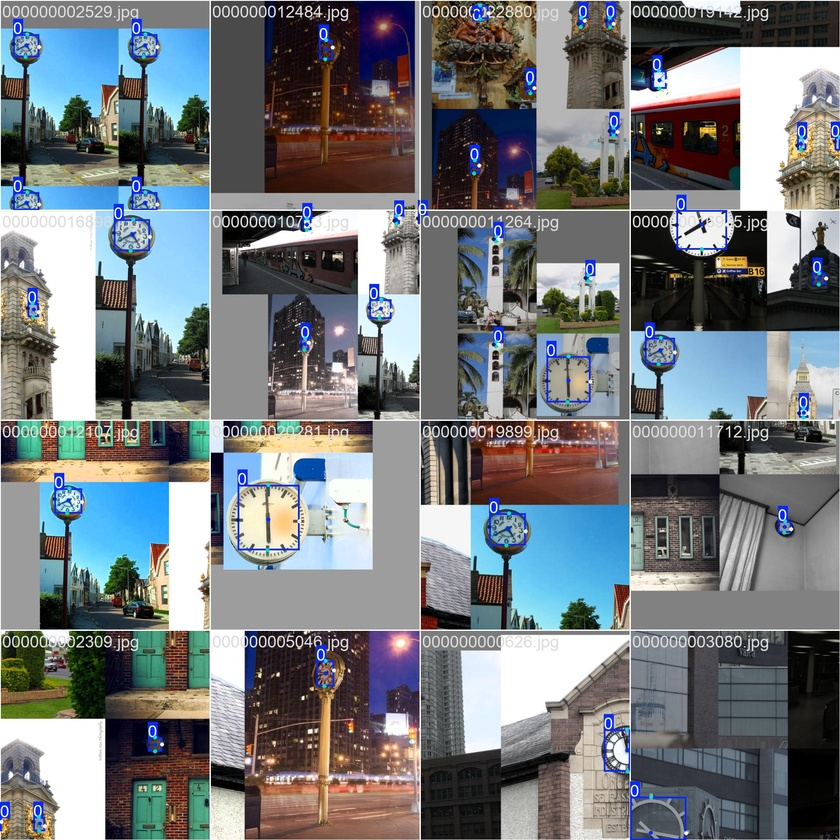
#> input picture clock_cvat_project/run_125_images/train_batch0.jpg, 840 x 840 px, shrunk from 1920 x 1920 before the run
$ python -i metric_estimator.py   (imports and definitions only)   (older library calls are emulated)
#> lines starting #> are read from the running program, lines starting #| are printed output that depends on the picture
#> further down, picture is the input picture: shape (840, 840, 3); mean B, G, R 125.2, 121.4, 116.9
"""
MetricTensorEstimator
======================
Estimates the Riemannian metric tensor field g(x,y) from a single image.

The metric tensor g at pixel (x,y) is a 2×2 positive-definite matrix:
  g = [[g11, g12],
       [g12, g22]]

It encodes "how to measure distance" in the local neighbourhood.
On a flat surface g = I (identity).
On a curved surface g encodes curvature-induced length distortion.

Estimation strategy (from monocular image):
  1. Compute image gradient magnitude ∇I (strong gradients → boundary)
  2. Compute Hessian H_I (second-order curvature of intensity)
  3. Use structure tensor S = ∇I ⊗ ∇I (local orientation field)
  4. Metric tensor: g = I + λ * S / (max(S) + ε)
     → Identity on flat regions, anisotropic near edges/curves

This is an approximation — a learned metric network (MetricNet) would
produce better results with training data.

The resulting metric makes distances LARGER along edges (discourages
crossing object boundaries) and SMALLER along smooth surface regions.
"""

import numpy as np
import cv2
from typing import Tuple


class MetricTensorEstimator:
    """
    Estimates per-pixel Riemannian metric tensors from a grayscale image.

    Parameters
    ----------
    anisotropy : float
        Strength of edge-induced anisotropy (λ). Higher → stronger
        boundary avoidance in geodesic paths. Default 5.0.
    smoothing_sigma : float
        Pre-smoothing sigma to reduce noise before gradient computation.
    """

    def __init__(self, anisotropy: float = 5.0, smoothing_sigma: float = 1.5):
        self.anisotropy = anisotropy
        self.smoothing_sigma = smoothing_sigma

    def estimate(self, image: np.ndarray) -> np.ndarray:
        """
        Compute the per-pixel metric tensor field.

        Parameters
        ----------
        image : np.ndarray, shape (H, W, 3) or (H, W), uint8

        Returns
        -------
        metric_field : np.ndarray, shape (H, W, 2, 2), float32
            metric_field[y, x] = 2×2 positive-definite metric tensor at (x,y).
        """
        gray = self._to_gray(image)
        H, W = gray.shape

        # Pre-smooth
        ksize = int(6 * self.smoothing_sigma + 1) | 1
        smooth = cv2.GaussianBlur(gray, (ksize, ksize), sigmaX=self.smoothing_sigma)
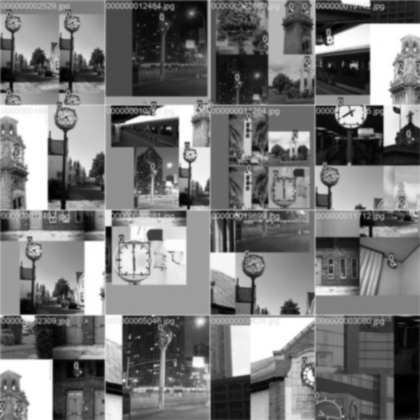
#> smooth: shape (840, 840) float32 (shown at 1/2 size); min 0, max 1, mean 0.472

        # Image gradients (Sobel)
        Ix = cv2.Sobel(smooth, cv2.CV_32F, 1, 0, ksize=3)
        Iy = cv2.Sobel(smooth, cv2.CV_32F, 0, 1, ksize=3)

        # Structure tensor components
        Jxx = Ix * Ix   # (H, W)
        Jyy = Iy * Iy
        Jxy = Ix * Iy
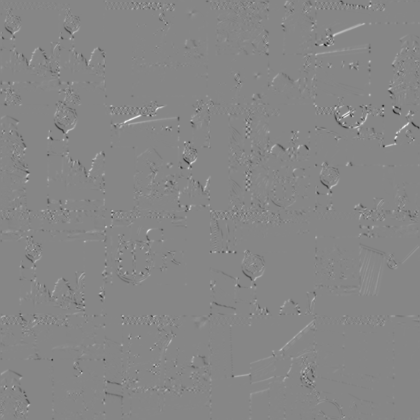
#> Jxy: shape (840, 840) float32 (shown at 1/2 size); min -1.3, max 1.16, mean 0.000381; drawn with min black and max white

        # Smooth structure tensor (local integration window)
        w_ksize = max(3, int(4 * self.smoothing_sigma + 1) | 1)
        Jxx = cv2.GaussianBlur(Jxx, (w_ksize, w_ksize), sigmaX=2 * self.smoothing_sigma)
        Jyy = cv2.GaussianBlur(Jyy, (w_ksize, w_ksize), sigmaX=2 * self.smoothing_sigma)
        Jxy = cv2.GaussianBlur(Jxy, (w_ksize, w_ksize), sigmaX=2 * self.smoothing_sigma)

        # Normalize structure tensor: S = J / (||J||_F + ε)
        J_norm = np.sqrt(Jxx**2 + Jyy**2 + 2 * Jxy**2) + 1e-8
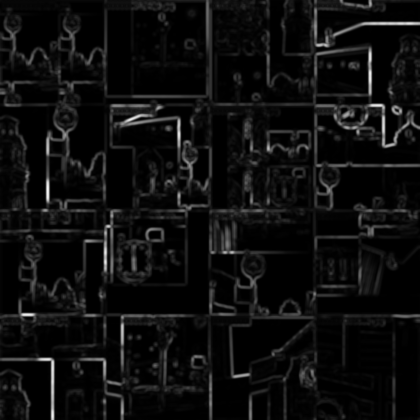
#> J_norm: shape (840, 840) float32 (shown at 1/2 size); min 1e-08, max 1.73, mean 0.0985; drawn with min black and max white
        Sxx = Jxx / J_norm
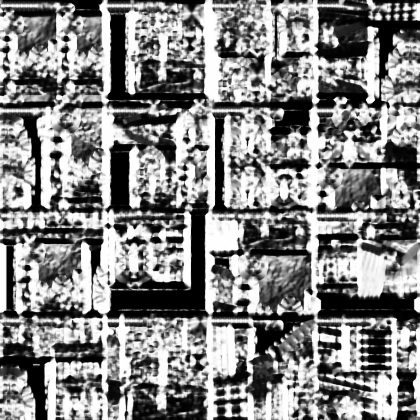
#> Sxx: shape (840, 840) float32 (shown at 1/2 size); min 0, max 1, mean 0.518
        Syy = Jyy / J_norm
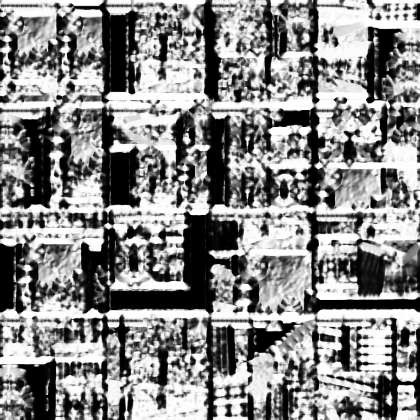
#> Syy: shape (840, 840) float32 (shown at 1/2 size); min 0, max 1, mean 0.537
        Sxy = Jxy / J_norm
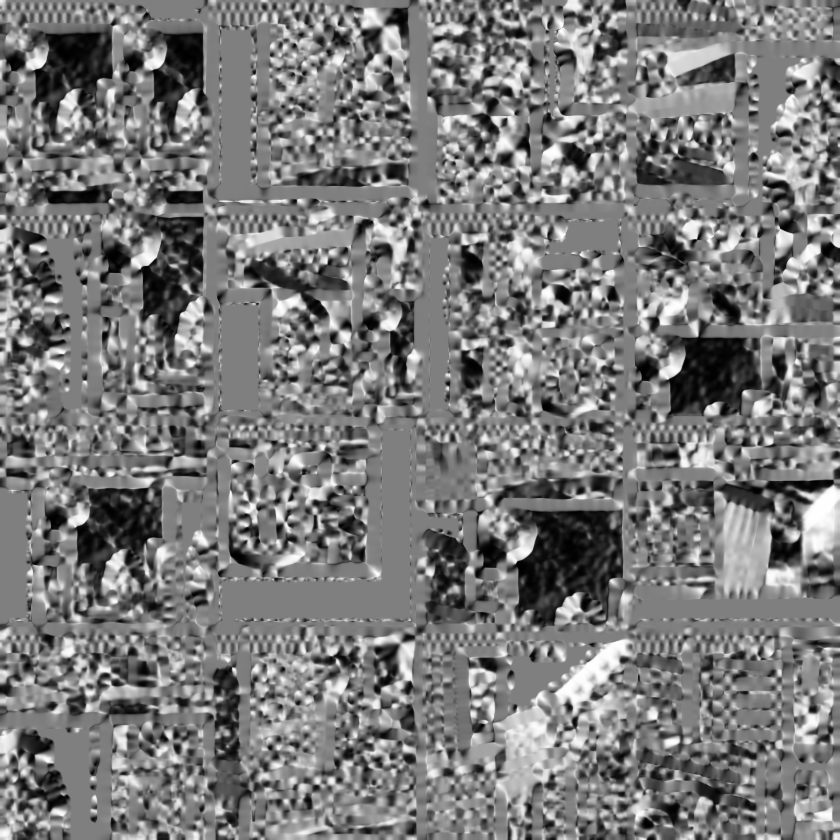
#> Sxy: shape (840, 840) float32; min -0.499, max 0.5, mean -0.0204; drawn with min black and max white

        # Metric tensor: g = I + λ * S
        # Shape: (H, W, 2, 2)
        metric = np.zeros((H, W, 2, 2), dtype=np.float32)
        lam = self.anisotropy

        metric[:, :, 0, 0] = 1.0 + lam * Sxx   # g11
        metric[:, :, 1, 1] = 1.0 + lam * Syy   # g22
        metric[:, :, 0, 1] = lam * Sxy          # g12
        metric[:, :, 1, 0] = lam * Sxy          # g21 (symmetric)

        return metric

    # [26 lines left out: functions riemannian_distance_element, visualize_metric_magnitude, not called in this run]

    @staticmethod
    def _to_gray(image: np.ndarray) -> np.ndarray:
        gray = cv2.cvtColor(image, cv2.COLOR_BGR2GRAY) if image.ndim == 3 else image.copy()
        return gray.astype(np.float32) / 255.0

>>> import cv2
>>> picture = cv2.imread('../../clock_cvat_project/run_125_images/train_batch0.jpg')
>>> result = MetricTensorEstimator().estimate(picture)

$ run again, on clock_cvat_project/run_125_images/train_batch1.jpg
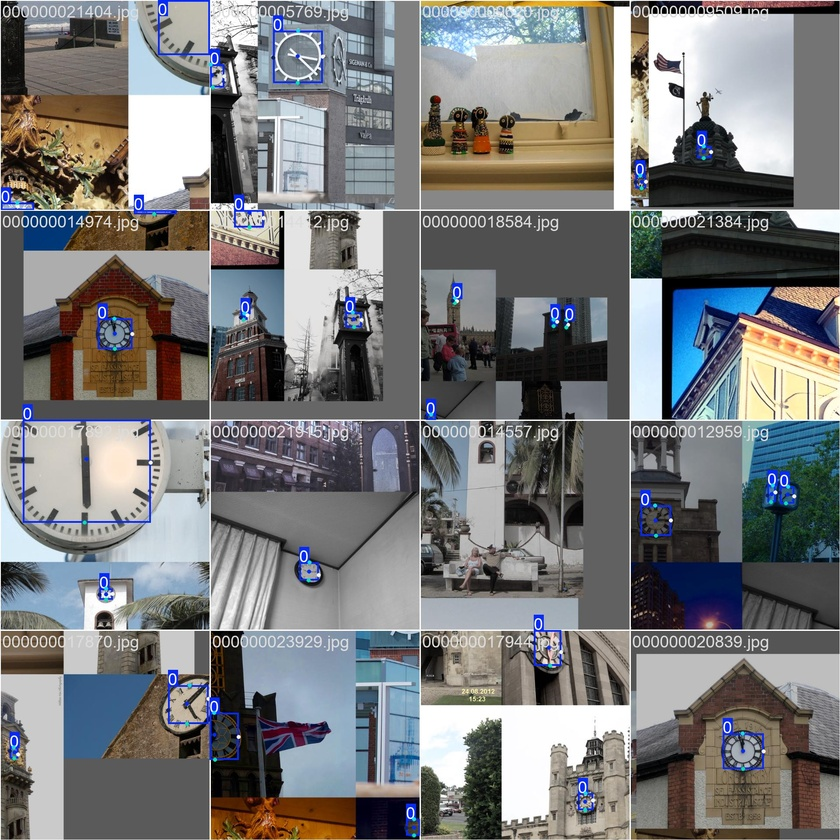
#> input picture clock_cvat_project/run_125_images/train_batch1.jpg, 840 x 840 px, shrunk from 1920 x 1920 before the run
#> picture is the input picture: shape (840, 840, 3); mean B, G, R 123.3, 122.3, 121.4
#> in estimate, `Syy = Jyy / J_norm`:
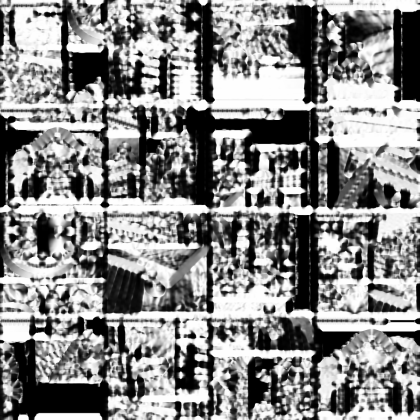
#> Syy: shape (840, 840) float32 (shown at 1/2 size); min 0, max 1, mean 0.536
#> in estimate, `Sxy = Jxy / J_norm`:
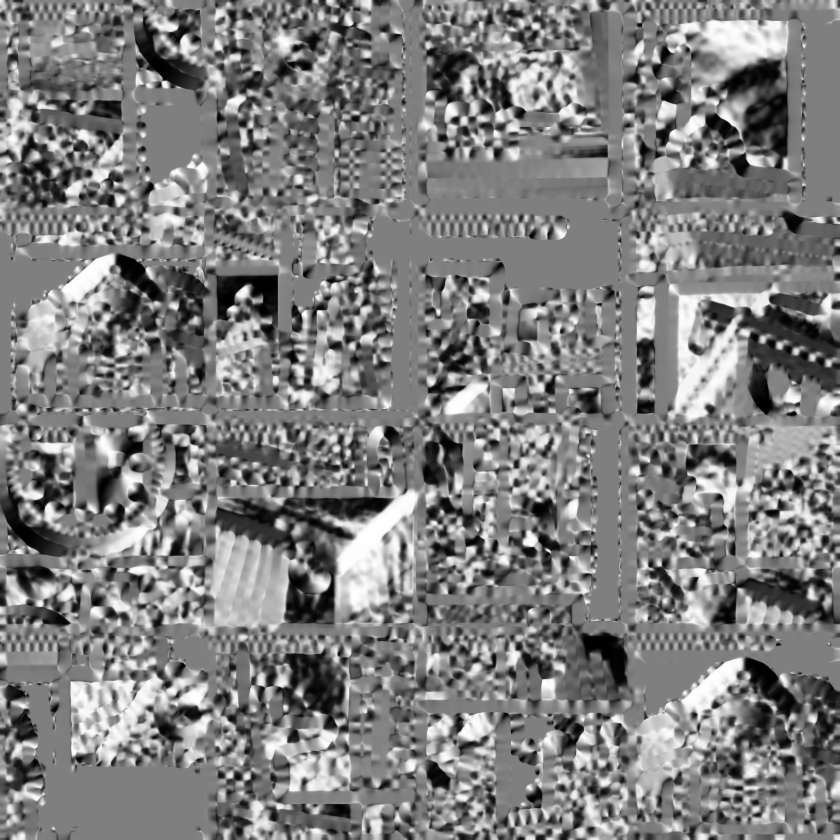
#> Sxy: shape (840, 840) float32; min -0.5, max 0.5, mean -0.00254; drawn with min black and max white

$ run again, on clock_cvat_project/run_125_images/train_batch2.jpg
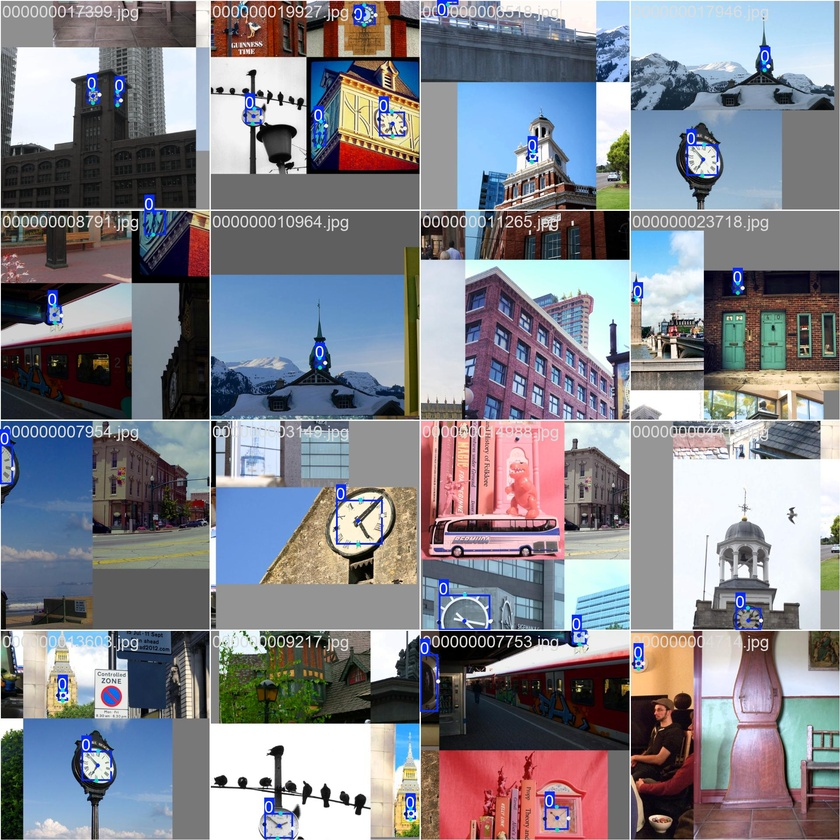
#> input picture clock_cvat_project/run_125_images/train_batch2.jpg, 840 x 840 px, shrunk from 1920 x 1920 before the run
#> picture is the input picture: shape (840, 840, 3); mean B, G, R 138.8, 131.1, 130.7
#> in estimate, `Syy = Jyy / J_norm`:
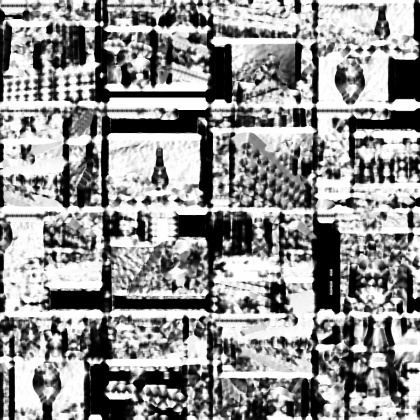
#> Syy: shape (840, 840) float32 (shown at 1/2 size); min 0, max 1, mean 0.572
#> in estimate, `Sxy = Jxy / J_norm`:
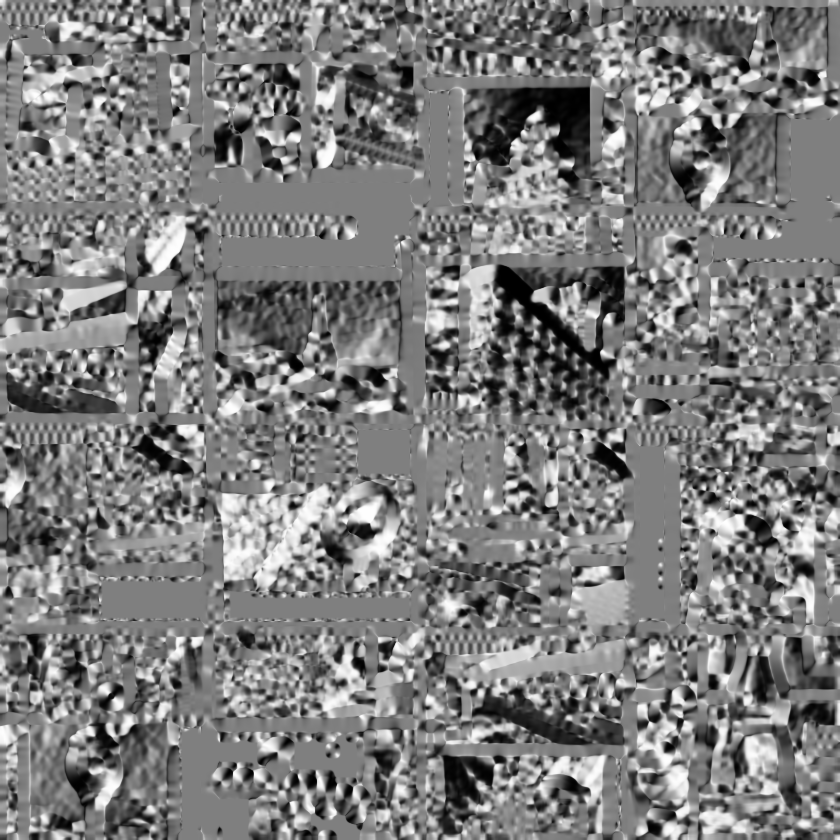
#> Sxy: shape (840, 840) float32; min -0.5, max 0.5, mean -0.00977; drawn with min black and max white
